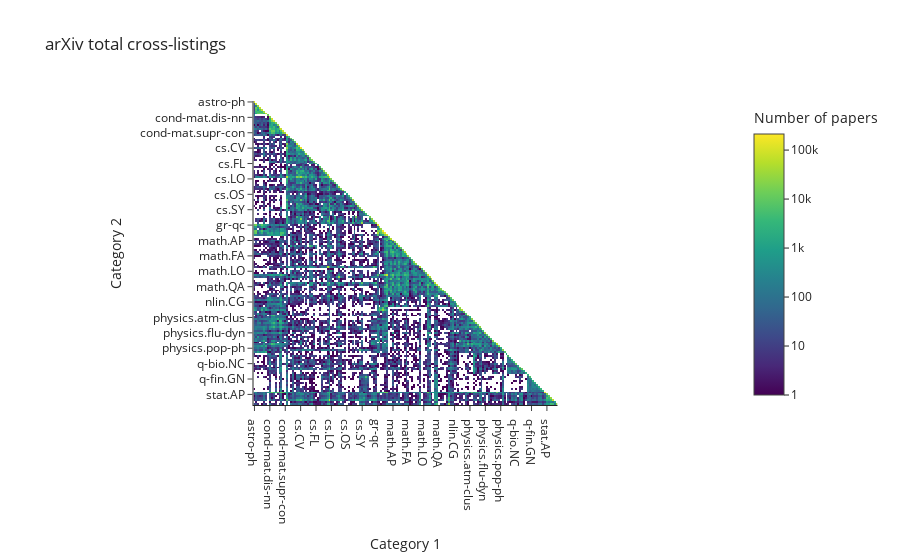

Notebook cell for this chart:
### Code cell
import plotly.express as px
from plotly_utils import imshow_logscale

fig = imshow_logscale(
    snapshots_totals,
    text_auto=True,
    title="arXiv total cross-listings",
    labels=dict(x="Category 1", y="Category 2", color="Number of papers"),
    template="simple_white",
)
fig.update_traces(hoverongaps=False)
# fig.update_traces(hovertemplate="Category 1: %{x}<br>Category 2: %{y}<br>Count: %{z}<extra></extra>")
fig.show()

### Figure 1 — Plotly figure (JSON) as saved in the notebook; plotly's stock layout.template omitted (floating-point values rounded to 4 significant figures; data arrays with more than 128 entries replaced by an {"elided": "..."} marker saying what was removed)
{"data": [{"coloraxis": "coloraxis", "customdata": {"elided": "158x158 float values"}, "hoverongaps": false, "hovertemplate": "Category 1: %{x}<br>Category 2: %{y}<br>Number of papers: %{customdata:.2e}<extra></extra>", "name": "0", "text": {"elided": "158x158 float values"}, "texttemplate": "%{text}", "type": "heatmap", "x": {"elided": "158 str values"}, "xaxis": "x", "y": {"elided": "158 str values"}, "yaxis": "y", "z": {"elided": "158x158 float values"}}], "layout": {"coloraxis": {"colorbar": {"ticktext": ["1a", "10a", "100a", "1f", "10f", "100f", "1p", "10p", "100p", "1n", "10n", "100n", "1u", "10u", "100u", "1m", "10m", "100m", "1", "10", "100", "1k", "10k", "100k", "1M", "10M", "100M", "1G", "10G", "100G"], "tickvals": [-18, -17, -16, -15, -14, -13, -12, -11, -10, -9, -8, -7, -6, -5, -4, -3, -2, -1, 0, 1, 2, 3, 4, 5, 6, 7, 8, 9, 10, 11], "title": {"text": "Number of papers"}}, "colorscale": [[0, "#440154"], [0.1111, "#482878"], [0.2222, "#3e4989"], [0.3333, "#31688e"], [0.4444, "#26828e"], [0.5556, "#1f9e89"], [0.6667, "#35b779"], [0.7778, "#6ece58"], [0.8889, "#b5de2b"], [1, "#fde725"]]}, "title": {"text": "arXiv total cross-listings"}, "xaxis": {"anchor": "y", "constrain": "domain", "domain": [0, 1], "scaleanchor": "y", "title": {"text": "Category 1"}}, "yaxis": {"anchor": "x", "autorange": "reversed", "constrain": "domain", "domain": [0, 1], "title": {"text": "Category 2"}}}}
